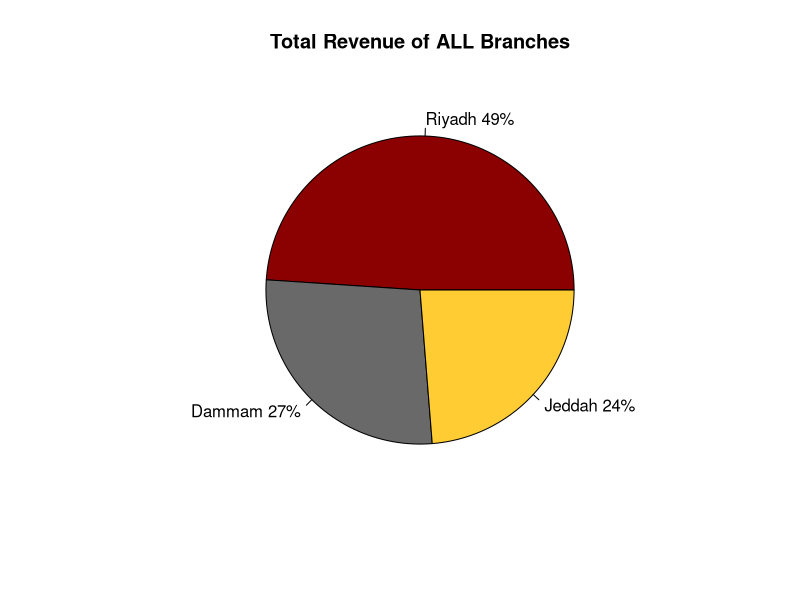
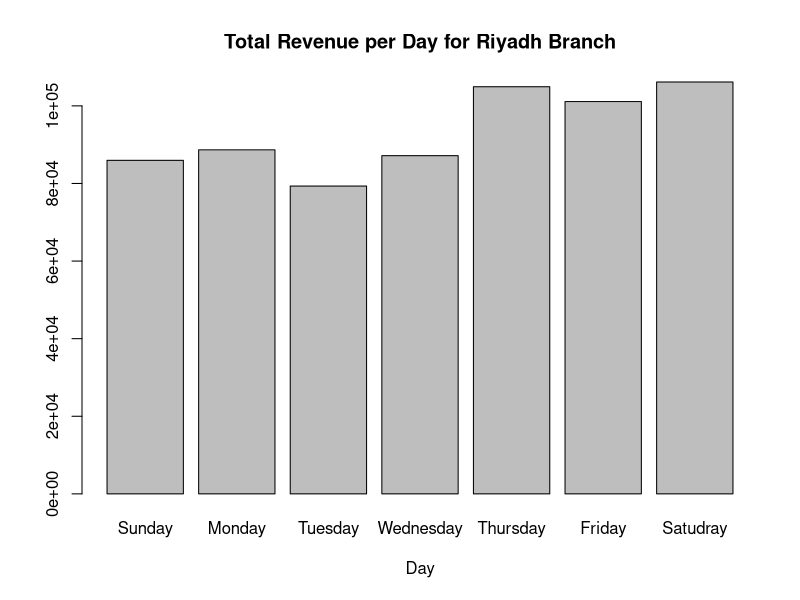
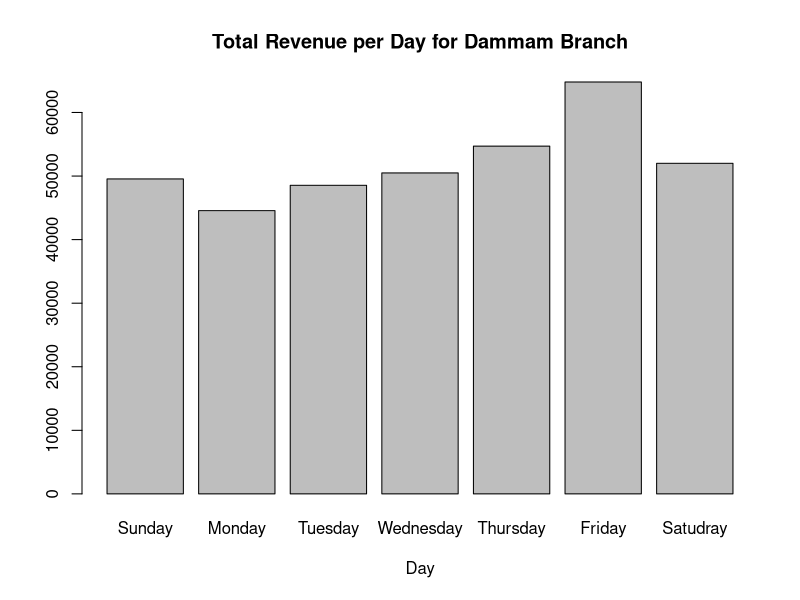
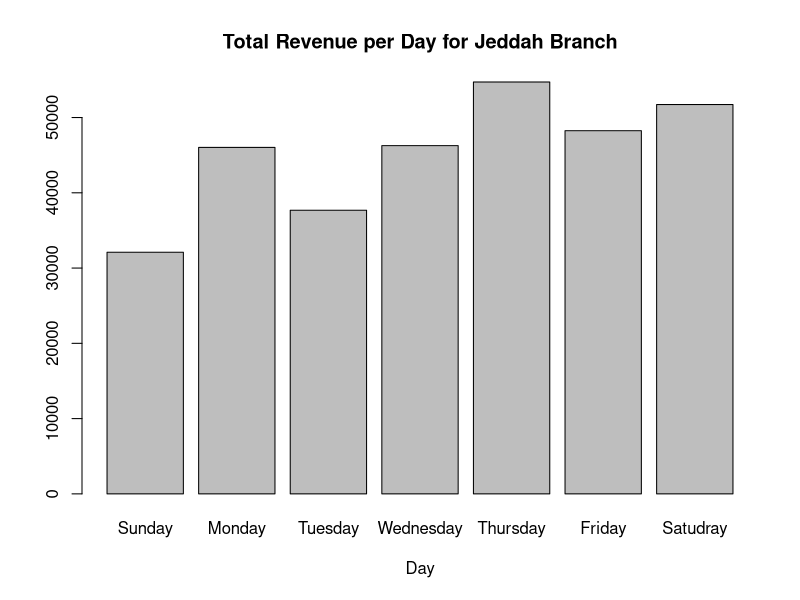
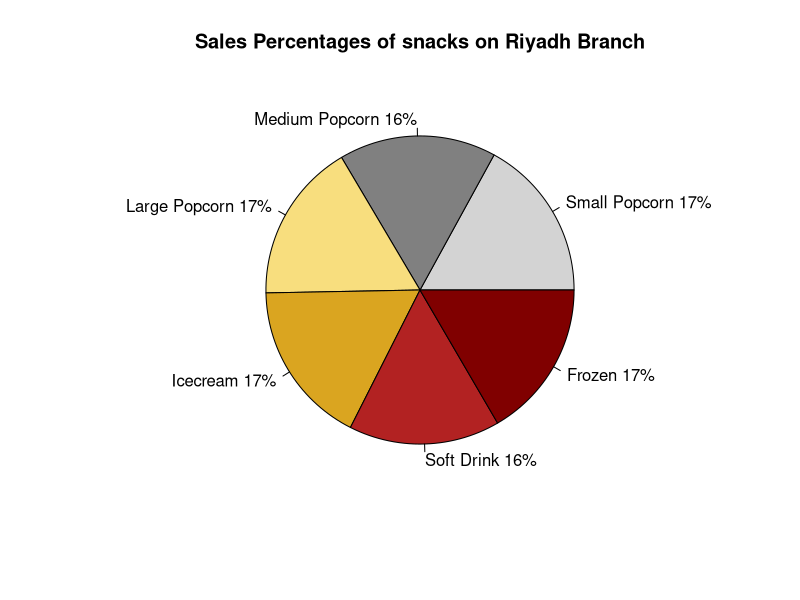

Recreate these plots in R, in order.
#Theaters<-read.csv('Data governance bootcamp\\R\\Week 6\\day5\\movie-theater-r\\Theaters.csv',stringsAsFactors = FALSE)
#print(Theaters)



# 1. Create snacks that the customers can buy and randomize who buys which snack

###################################### Snacks ##########################################

#Create snacks dataframe to store the sales
snacksDF<-data.frame(Branch=factor(),Theater=integer(), Small.Popcorn=integer(), 
                     Medium.Popcorn=integer(), Large.Popcorn=integer(),
                     Icecream=integer(),Soft.Drink=integer(), Frozen=integer())
snacksDF<-data.frame(Branch=0,Theater=0,Small.Popcorn=0L, 
                     Medium.Popcorn=0L, Large.Popcorn=0L,
                     Icecream=0L,Soft.drink=0L, Frozen=0L)

################################## Snacks Function #####################################

# the function takes snacks data frame to store the sales on it, Branch name, theater number
# and takes number of visitors.It is return the total revenue of the day for a theater.
snacksF<-function(snacksDF, BranchName, TheaterN, visitorsN){
  #snacks prices
  prices<-c(6, 8, 10, 8, 7, 9)
  #create a vector of sold snacks
  snack<-sample(x = 1:visitorsN, size = 6, replace = TRUE)
  #calculate the sales of snacks for a screen
  snacksSales<- t(snack)%*%prices
  snacksSales<-snacksSales[1]
  #bind it with the branch and theater
  snack<-c(BranchName, TheaterN,snack)
  #print(snack)
  #add it to the dataframe
  snacksDF<-rbind.data.frame(snacksDF,snack)
  #Assign it to golbal var
  snacksDF<<-snacksDF
  return (snacksSales)
}

###############################################################################################

# Movie List
# DATA:         Movie Name  | Age Rating  | Number of Shows each day
movies <- rbind(c("Limitless", "PG-13", 3), 
                c("Taken", "PG-13", 1), 
                c("The Old Guard", "R", 2),
                c("Mr. & Mrs. Smith", "PG-13", 3),
                c("Focus", "+16", 2),
                c("Raya and the Last Dragon", "PG", 4),
                c("Rush Hour 3", "PG-13", 3))
# Branchs and size of the each branch based on the number of screens have
#  DATA:       Branch Location  | VIP | Standard | MAX
branchs <-  rbind(c("Riyadh", 2, 5, 2), 
                  c("Dammam", 1, 3, 1), 
                  c("Jeddah", 1, 4, 1))
# Theater Types based on capacity and ticket cost
# DATA:         Type Name  | Seats  | Adult Cost  | Child Cost
theatersType <- rbind(c("VIP",      60,  40, 30),
                      c("Standard", 120, 20, 15),
                      c("MAX",      180, 25, 20))

# This function generate a theaters data set for multiple branch by passing branchs and theatersTypes
generateDataSet <- function(branchs, theatersType){
  # Initialize the dataset columns to empty state
  branch_col <- NULL
  theater_num_col <- NULL
  type_col <- NULL
  seats_col <- NULL
  adult_cost_col <- NULL
  child_cost_col <- NULL
  movie_name_col <- NULL
  movie_rating_age_col <- NULL
  show_number_col <- NULL
  
  
  # Loop over branchs and theatersType to create dataset
  for(row in 1:nrow(branchs)) {
    
    # Count theater number for each branch in total including all types of theater (VIP, Standard, Max)
    countTheater <- 0
    
    for(col in 2:ncol(branchs)) {
      # total screen for each theater type and covert the string digit to integer number
      screensCount <- as.numeric(branchs[row, col])
      # calculate the total of all screens for each branch
      countTheater <- countTheater + screensCount
      
      # Loading the data for each column
      branch_col     <- c(branch_col, rep(branchs[row], screensCount))
      type_col       <- c(type_col, rep(theatersType[col-1], screensCount))
      seats_col      <- c(seats_col, rep(theatersType[col+2], screensCount))
      adult_cost_col <- c(adult_cost_col, rep(theatersType[col+5], screensCount))
      child_cost_col <- c(child_cost_col, rep(theatersType[col+8], screensCount))
    }
    
    # Create random movies assign for each theater
    for(movie in 1:countTheater) {
      # Get a random movie form Movies List in the top
      random_movie_index <- sample(1:nrow(movies),1)
      
      # Loading and assign random movies to each theater
      movie_name_col <- c(movie_name_col, movies[random_movie_index,1])
      movie_rating_age_col <- c(movie_rating_age_col, movies[random_movie_index,2])
      show_number_col <- c(show_number_col, sample(1:4, 1))
    }
    
    # List of theaters number for all branch
    theater_num_col <- c(theater_num_col, c(1:countTheater))
  }
  
  # create the data frame 
  dataset = data.frame(Branch         = branch_col,
                       Theater.Number = theater_num_col,
                       Type           = type_col,
                       Seats          = seats_col,
                       Adult.Cost     = adult_cost_col,
                       Child.Cost     = child_cost_col,
                       Movie_Name      = movie_name_col,
                       Age.Rating = movie_rating_age_col,
                       Show_Number      = show_number_col,
                       stringsAsFactors = FALSE)
  
  return(dataset)
}

# Call generateDataSet function
Theaters<-generateDataSet(branchs, theatersType)



##################################### Theaters Function ######################################
# It takes theater dataframe and returns the week revenues for each branch as a dataframe
runTheaters<-function(theatersDF, moviesDF){
  
  #Get branches names from the dataset
  uniqueBranch <- unique(theatersDF[c('Branch')])
  uniqueBranch<-uniqueBranch[,1]
  branchesRevenue<-data.frame(uniqueBranch,stringsAsFactors = FALSE)
  
  #create revenues dataset, 7 days for each branch
  for (i in 1:7){
    d <- rep(0, length(uniqueBranch))
    branchesRevenue<- cbind(branchesRevenue,d)
  }
  
  #iterate through theaters
  for (i in 1:nrow(theatersDF)){
    
    # iterate through the week
    for (day_num in 1:7) {
      # Keep track of total revenue for the day
      daily_revenue <- 0
      
      #get theater info
      seats<- as.numeric(theatersDF[i, ]['Seats'])
      branchName<- as.character(theatersDF[i, ]['Branch'])
      theaterN<- as.numeric(theatersDF[i, ]['Theater.Number'])
      AdultCost<- as.numeric(theatersDF[i, ]['Adult.Cost'])
      ChildCost<- as.numeric(theatersDF[i, ]['Child.Cost'])
      AgeRating<- as.character(theatersDF[i,]['Age.Rating'])
      show_number<- as.numeric(theatersDF[i,]['Show_Number'])
      
      #The sample starts by 1 or half of the space if it is weekend
      startSeat=1L
      if (day_num %in% (5:7)){
        startSeat= seats %/% 2
      }
      
      for (o in 1:show_number){
        # Calculate  how many adults and children are watching the movie
        visitors_adults <- sample(startSeat:seats, 1)
        # student discount
        end <- round(visitors_adults/2)
        students<- sample(1:end, 1)
        studentsRevenue<- studentDiscount(AdultCost, students)
        
        visitors_adults<-visitors_adults - students
        avalibale_seats <- seats - visitors_adults
        visitors_children <- 0
        
        # conditional statements for movies that may be PG-13 and children are not allowed to watch
        if( AgeRating == "PG" || AgeRating == "PG-13") {
          visitors_children <- sample(1:avalibale_seats,1) # this is should be the the rest of available seats or less
          avalibale_seats <- avalibale_seats - visitors_children
        } 
        
        # Calculate the revenue for adults and children
        movie_revenue <- (visitors_adults * AdultCost) + (visitors_children * ChildCost) + studentsRevenue
        
        # Calculate snacks revenue
        snakcsRevenue<-snacksF(snacksDF, branchName, theaterN, seats-avalibale_seats)
        # Calculate the total revenue of the day, and add it to the revenues datafram by matching
        # the branch name and the day index
        x<-which(uniqueBranch == branchName )
        branchesRevenue[x,day_num+1] <- branchesRevenue[x ,day_num+1]  + movie_revenue + snakcsRevenue
        
      }
      
      
    }
    
  }
  #Rename the columns to correct names
  names(branchesRevenue)[2]<-"Sunday"
  names(branchesRevenue)[3]<-"Monday"
  names(branchesRevenue)[4]<-"Tuesday"
  names(branchesRevenue)[5]<-"Wednesday"
  names(branchesRevenue)[6]<-"Thursday"
  names(branchesRevenue)[7]<-"Friday"
  names(branchesRevenue)[8]<-"Saturday"
  
  cat("---------------------------------------------------------------------\n")
  cat("\t The Total revenues For The Theaters", "\n")
  print((branchesRevenue))
  cat("---------------------------------------------------------------------\n")
  return (branchesRevenue)
}

#################################### print ###################################################
# Display the max revenue for each branch 
printMaxRevenue<-function(RevenuesDF){
  # Transpose the dataset
  newDF=t(RevenuesDF)
  
  for (i in 1: ncol(newDF)){
    cat("------------------------------------------\n")
    cat("Maximum total revenue of the week for", newDF[1,i],": $", max(newDF[2:nrow(newDF),i]), "\n")
    cat("------------------------------------------\n")
  }
  
}
################################################ dicsount function #####################################

# Student Discount %20 and return the total discount
studentDiscount <- function(ticket_cost, studentsvisitors) {
  discounted_ticket <- ticket_cost * 0.2
  return(studentsvisitors *discounted_ticket)
}


data<-runTheaters(Theaters, movies)
printMaxRevenue(data)
View(Theaters)
View(data)


#-------------------------------------------------------------------------------
# first the names
branchname <- data$uniqueBranch

# transpose all but the first column (name)
data <- as.data.frame(t(data[,-1]))
colnames(data) <- branchname
data$myfactor <- factor(row.names(data))
#str(data) # Check the column types

# Make chart
# Pie Chart with Percentages
slices <- c(sum(data$Riyadh), sum(data$Dammam), sum(data$Jeddah))

lbls <- c('Riyadh', 'Dammam', 'Jeddah')
pct <- round(slices/sum(slices)*100)
lbls <- paste(lbls, pct) # add percents to labels
lbls <- paste(lbls,"%",sep="") # ad % to labels
pie(slices,labels = lbls, col= c("#8b0000" ,"#696969" ,"#ffcc33"),
    main=paste("Total Revenue of ALL Branches"))




# third plot
bName<-'Riyadh'
slices1 <- c(sum(data$Sunday),sum(data$Monday),sum(data$Tuesday),sum(data$Tuesday),sum(data$Wednesday),sum(data$Thursday),sum(data$Saturday))

lbls1 <- c('Sunday','Monday','Tuesday','Wednesday','Thursday','Friday','Satudray')
pct1 <- round(slices1/sum(slices1)*100)
lbls1 <- paste(lbls1, pct1) # add percents to labels
lbls1 <- paste(lbls1,"%",sep="") # ad % to labels
barplot(data$Riyadh, main=paste("Total Revenue per Day for Riyadh Branch"),
    xlab="Day", names.arg=c('Sunday','Monday','Tuesday','Wednesday','Thursday','Friday','Satudray'))

# forth plot
bName2<-'Dammam'
slices2 <- c(sum(data$Sunday),sum(data$Monday),sum(data$Tuesday),sum(data$Tuesday),sum(data$Wednesday),sum(data$Thursday),sum(data$Saturday))

lbls2 <- c('Sunday','Monday','Tuesday','Wednesday','Thursday','Friday','Satudray')
pct2 <- round(slices2/sum(slices2)*100)
lbls2 <- paste(lbls2, pct2) # add percents to labels
lbls2 <- paste(lbls2,"%",sep="") # ad % to labels
barplot(data$Dammam, main=paste("Total Revenue per Day for Dammam Branch"),
        xlab="Day", names.arg=c('Sunday','Monday','Tuesday','Wednesday','Thursday','Friday','Satudray'))

# Fifth plot
bName3<-'Jeddah'
slices3 <- c(sum(data$Sunday),sum(data$Monday),sum(data$Tuesday),sum(data$Tuesday),sum(data$Wednesday),sum(data$Thursday),sum(data$Saturday))

lbls3 <- c('Sunday','Monday','Tuesday','Wednesday','Thursday','Friday','Satudray')
pct3 <- round(slices3/sum(slices3)*100)
lbls3 <- paste(lbls3, pct3) # add percents to labels
lbls3 <- paste(lbls3,"%",sep="") # ad % to labels
barplot(data$Jeddah, main=paste("Total Revenue per Day for Jeddah Branch"),
        xlab="Day", names.arg=c('Sunday','Monday','Tuesday','Wednesday','Thursday','Friday','Satudray'))



# Make any other chart
# Pie Chart with Percentages

slices2 <- c(sum(as.integer(snacksDF$Small.Popcorn) ), sum(as.integer(snacksDF$Medium.Popcorn) ),
             sum(as.integer(snacksDF$Large.Popcorn) ),sum(as.integer(snacksDF$Icecream) ),
             sum(as.integer(snacksDF$Soft.drink) ), sum(as.integer(snacksDF$Frozen) ) )

lbls2 <- c('Small Popcorn', 'Medium Popcorn', 'Large Popcorn', 'Icecream', 'Soft Drink', 'Frozen')
pct2 <- round(slices2/sum(slices2)*100)
lbls2 <- paste(lbls2, pct2) # add percents to labels
lbls2 <- paste(lbls2,"%",sep="") # ad % to labels
pie(slices2,labels = lbls2, col=c("#d3d3d3","#808080","#f8de7e","#daa520","#b22222","#800000"),
    main=paste("Sales Percentages of snacks on", bName, 'Branch'))
